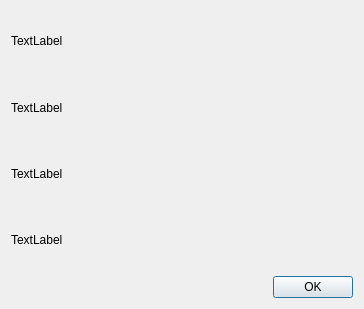
<?xml version="1.0" encoding="UTF-8"?>
<ui version="4.0">
 <class>Dialog</class>
 <widget class="QDialog" name="Dialog">
  <property name="geometry">
   <rect>
    <x>0</x>
    <y>0</y>
    <width>364</width>
    <height>309</height>
   </rect>
  </property>
  <property name="windowTitle">
   <string>About</string>
  </property>
  <layout class="QGridLayout" name="gridLayout">
   <item row="0" column="0">
    <widget class="QLabel" name="label_4">
     <property name="text">
      <string>TextLabel</string>
     </property>
    </widget>
   </item>
   <item row="1" column="0">
    <widget class="QLabel" name="label">
     <property name="text">
      <string>TextLabel</string>
     </property>
    </widget>
   </item>
   <item row="2" column="0">
    <widget class="QLabel" name="label_2">
     <property name="text">
      <string>TextLabel</string>
     </property>
    </widget>
   </item>
   <item row="3" column="0">
    <widget class="QLabel" name="label_3">
     <property name="text">
      <string>TextLabel</string>
     </property>
    </widget>
   </item>
   <item row="4" column="0">
    <widget class="QDialogButtonBox" name="buttonBox">
     <property name="orientation">
      <enum>Qt::Horizontal</enum>
     </property>
     <property name="standardButtons">
      <set>QDialogButtonBox::Ok</set>
     </property>
    </widget>
   </item>
  </layout>
 </widget>
 <resources/>
 <connections/>
</ui>
